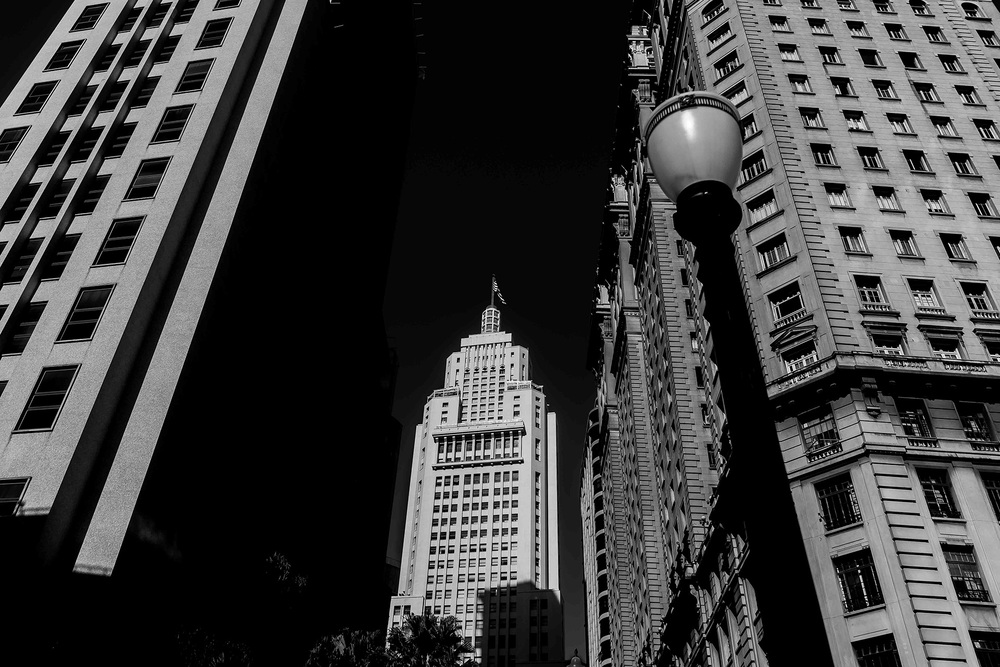
#> input picture imagens_usadas_para_testes/SP-Alto-Contraste.jpg, 1000 x 667 px, given in place of Imagem_clara_e_escura.jpeg, which was not available
$ python 10_Equalizacao_local_de_histograma.py
#> lines starting #> are read from the running program, lines starting #| are printed output that depends on the picture; pictures that were not available may be replaced by others from this repository, and a replacement may not be noted
# PERGUNTAR PRA HERMAN PRA QUE ISSO SERVE E PRA QUE USAR

import numpy as np
import cv2 as cv

def ahe(img, janela):
    linha, coluna = img.shape
    meio_janela = janela // 2
    saida = np.zeros(img.shape)

    for i in range(linha):
        for j in range(coluna):
                y1 = max(0, i - meio_janela)
                y2 = min(linha, i + meio_janela + 1)

                x1 = max(0, j - meio_janela)
                x2 = min(coluna, j + meio_janela + 1)

                regiao = img[y1:y2, x1:x2]

                # Equalizando o Histograma da imagem
                histograma = cv.calcHist([regiao], [0], None, [256], [0, 256])
                cdf = histograma.cumsum()
                histograma_normalizado = cdf / cdf[-1] # Isso aqui normaliza

                ################################################################################################
                # Com OpenCV
                #histograma_normalizado = cv.equalizeHist(regiao)
                #saida[i, j] = histograma_normalizado[i - y1, j - x1]
                ################################################################################################

                saida[i, j] = int(255 * histograma_normalizado[img[i, j]])

    return (saida * (-1)).astype(np.uint8)


img = cv.imread("imagens_usadas_para_testes/Imagem_clara_e_escura.jpeg", 0)
#> img is the input picture: shape (667, 1000); min 0, max 255, mean 61
img = cv.resize(img, (800, 600))
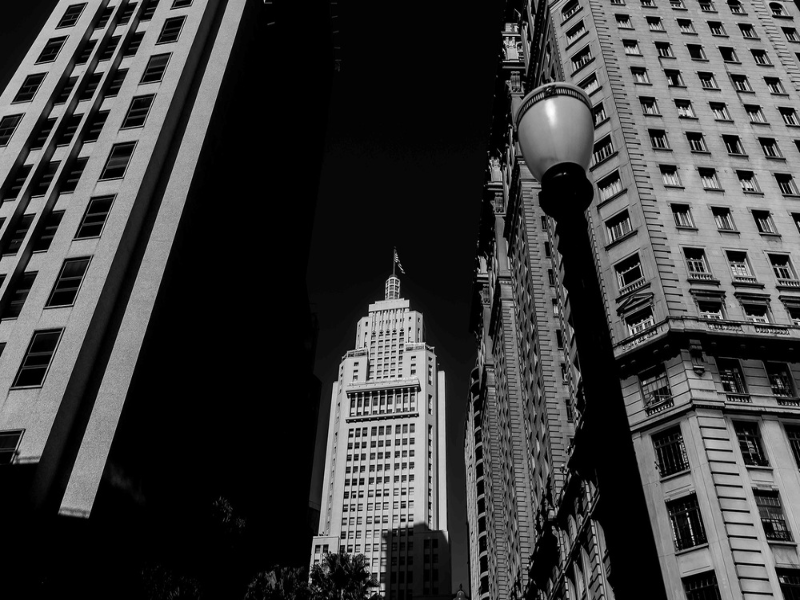
#> img: shape (600, 800); min 0, max 254, mean 60.9

img_saida = ahe(img, 15)
#> after the loop in ahe, `for i in range(linha):`:
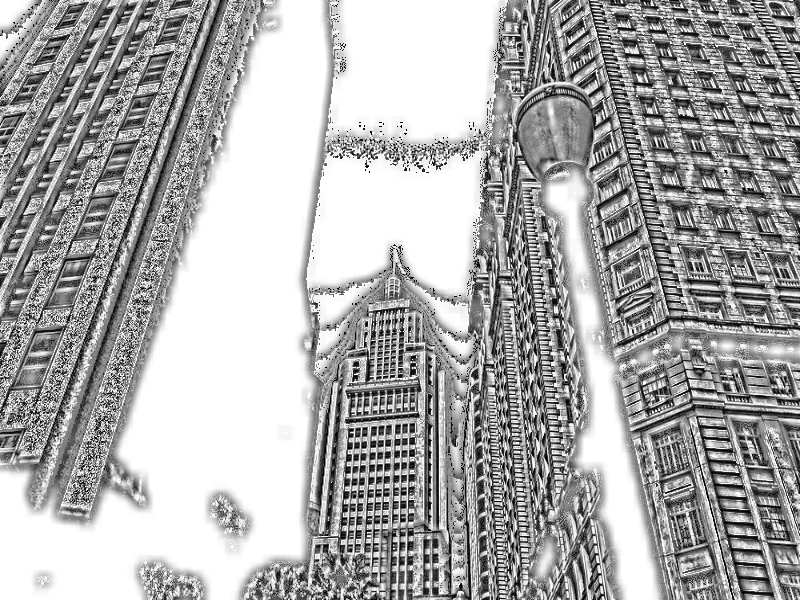
#> saida: shape (600, 800) float64; min 1, max 255, mean 171.1
#> in ahe, `return (saida * (-1)).astype(np.uint8)`:
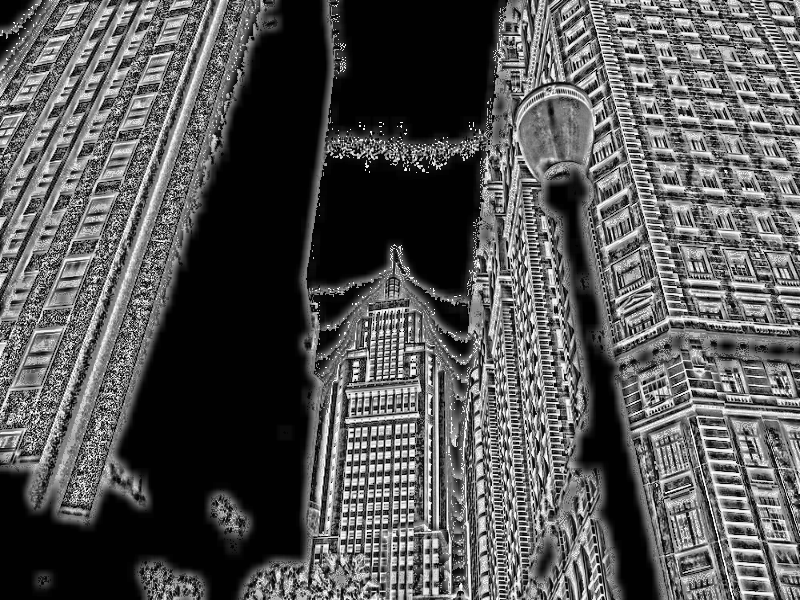
#> returned value: shape (600, 800); min 1, max 255, mean 84.9
cv.imshow("saida", img_saida)
cv.waitKey(0)
cv.destroyAllWindows()

################################################################################################################
# Com OpenCV
# Não fazem exatamente a mesma coisa
img = cv.imread("imagens_usadas_para_testes/pouco_contraste.jpg", 0)
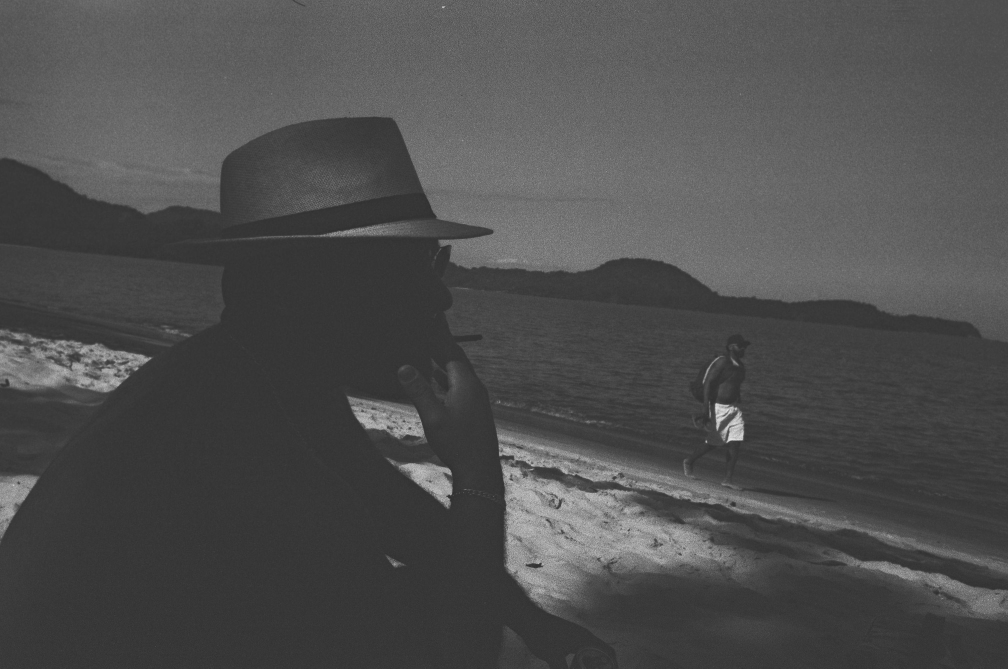
#> input picture imagens_usadas_para_testes/pouco_contraste.jpg, 3024 x 2005 px, found by its file name (shown at 1/3 size)
#> img is the input picture: shape (2005, 3024); min 33, max 255, mean 78.5
img = cv.resize(img, (800, 600))
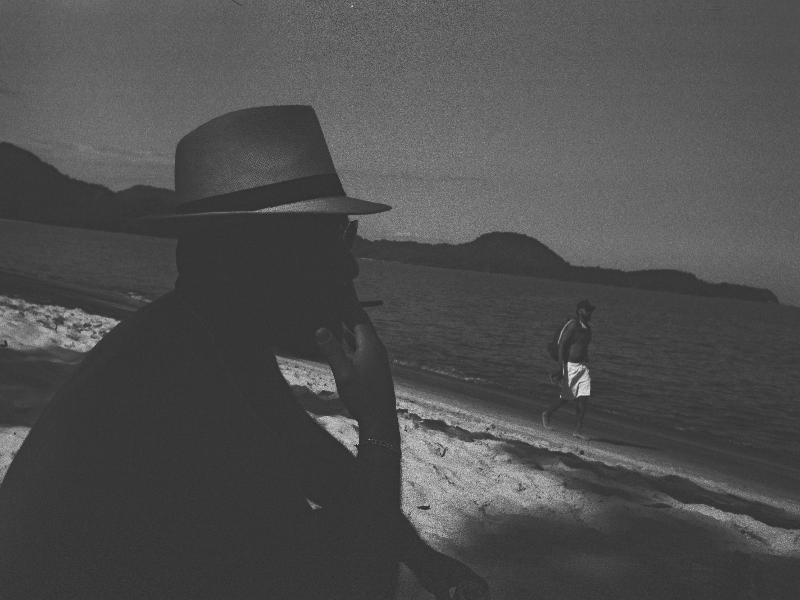
#> img: shape (600, 800); min 43, max 225, mean 78.3

clahe = cv.createCLAHE(clipLimit=2.0, tileGridSize=(8,8))
img_saida = clahe.apply(img)
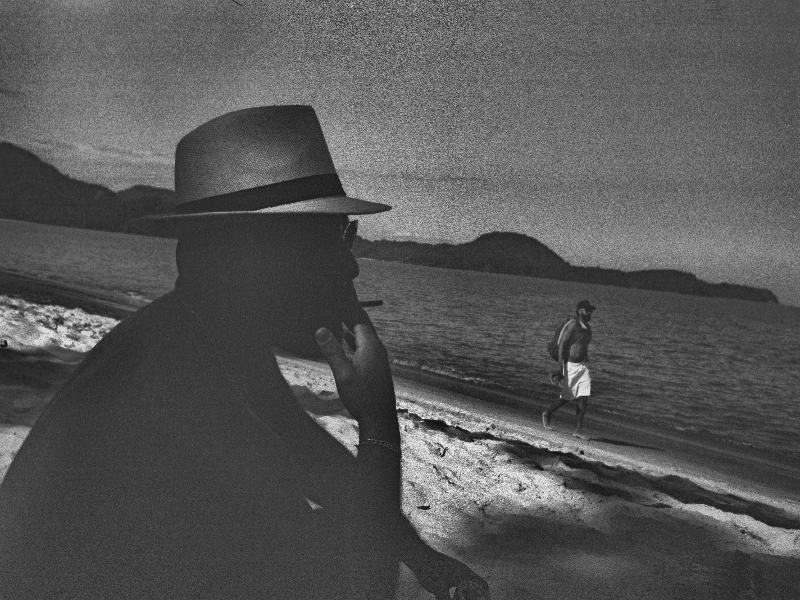
#> img_saida: shape (600, 800); min 14, max 243, mean 85.8

cv.imshow("Original", img)
cv.imshow("resultado", img_saida)
cv.waitKey(0)
cv.destroyAllWindows()
